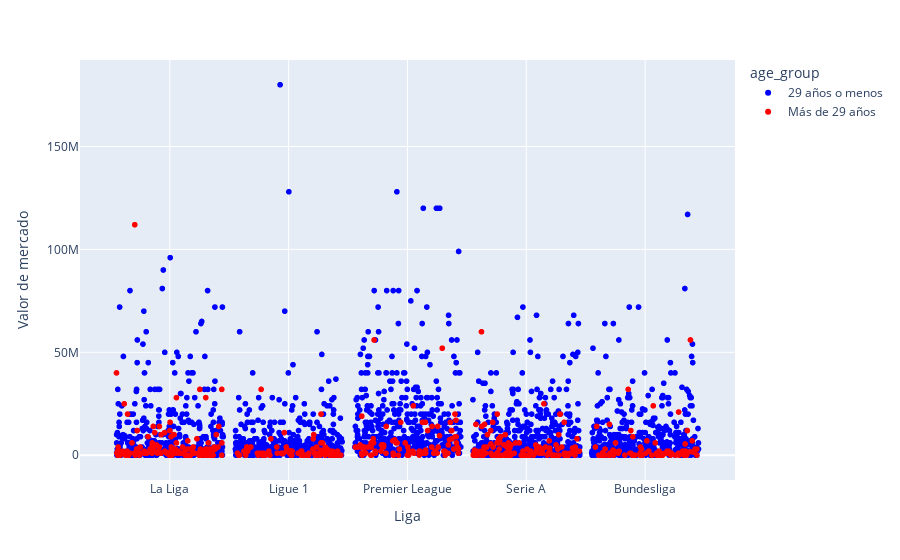

The cell this chart's notebook holds for it:
### Markdown cell above
### Grafica de puntos sobre los precios de mercado de los jugadores en las distintas ligas marcando los que tienen más y menos de 30 años

### Code cell
league_categories = df_1920['league'].unique()
num_categories = len(league_categories)
category_positions = {league: i+1 for i, league in enumerate(league_categories)}

# Agregar un poco de jitter en la posición de los puntos en el eje x
df_1920['jittered_league'] = df_1920['league'].map(category_positions) + np.random.uniform(-0.45, 0.45, len(df_1920))

# Crear una nueva columna para clasificar a los jugadores según su edad
df_1920['age_group'] = np.where(df_1920['age'] > 29, 'Más de 29 años', '29 años o menos')

max_age = df_1920['age'].max()
min_age = df_1920['age'].min()

# Crear un scatterplot con tres variables y una escala de colores personalizada
fig = px.scatter(df_1920, x="jittered_league", y="value", color="age_group", hover_name="player",
                 color_discrete_sequence=["blue", "red"])

# Personalizar los títulos de los ejes
fig.update_layout(xaxis_title="Liga", yaxis_title="Valor de mercado")

# Personalizar las etiquetas de las marcas en el eje x
fig.update_xaxes(tickvals=list(category_positions.values()), ticktext=list(category_positions.keys()))

fig.show()

### Figure 1 — Plotly figure (JSON) as saved in the notebook; plotly's stock layout.template omitted (floating-point values rounded to 4 significant figures; data arrays with more than 128 entries replaced by an {"elided": "..."} marker saying what was removed)
{"data": [{"hovertemplate": "<b>%{hovertext}</b><br><br>age_group=29 años o menos<br>jittered_league=%{x}<br>value=%{y}<extra></extra>", "hovertext": {"elided": "2148 str values"}, "legendgroup": "29 años o menos", "marker": {"color": "blue", "symbol": "circle"}, "mode": "markers", "name": "29 años o menos", "showlegend": true, "type": "scattergl", "x": {"elided": "2148 float values"}, "xaxis": "x", "y": {"elided": "2148 int values"}, "yaxis": "y"}, {"hovertemplate": "<b>%{hovertext}</b><br><br>age_group=Más de 29 años<br>jittered_league=%{x}<br>value=%{y}<extra></extra>", "hovertext": {"elided": "496 str values"}, "legendgroup": "Más de 29 años", "marker": {"color": "red", "symbol": "circle"}, "mode": "markers", "name": "Más de 29 años", "showlegend": true, "type": "scattergl", "x": {"elided": "496 float values"}, "xaxis": "x", "y": {"elided": "496 int values"}, "yaxis": "y"}], "layout": {"legend": {"title": {"text": "age_group"}, "tracegroupgap": 0}, "margin": {"t": 60}, "xaxis": {"anchor": "y", "domain": [0, 1], "ticktext": ["La Liga", "Ligue 1", "Premier League", "Serie A", "Bundesliga"], "tickvals": [1, 2, 3, 4, 5], "title": {"text": "Liga"}}, "yaxis": {"anchor": "x", "domain": [0, 1], "title": {"text": "Valor de mercado"}}}}
